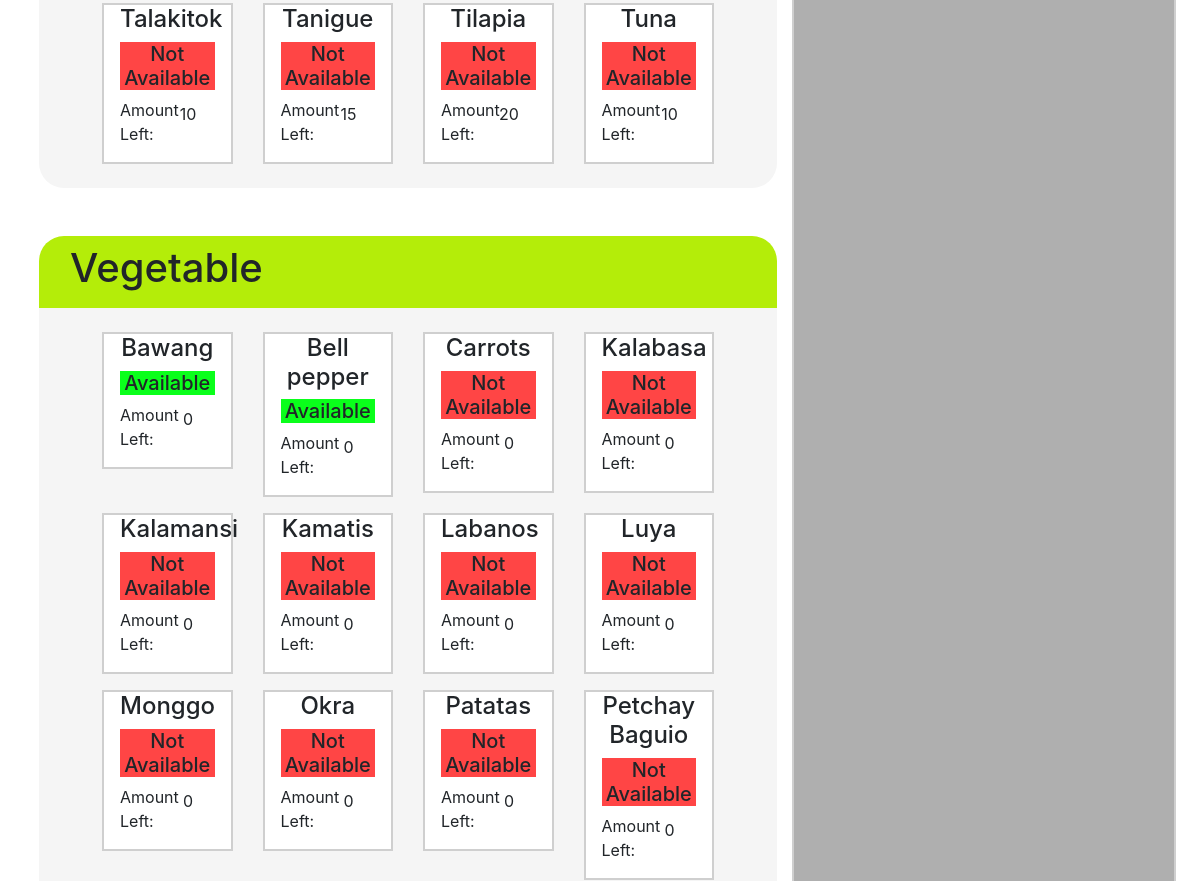
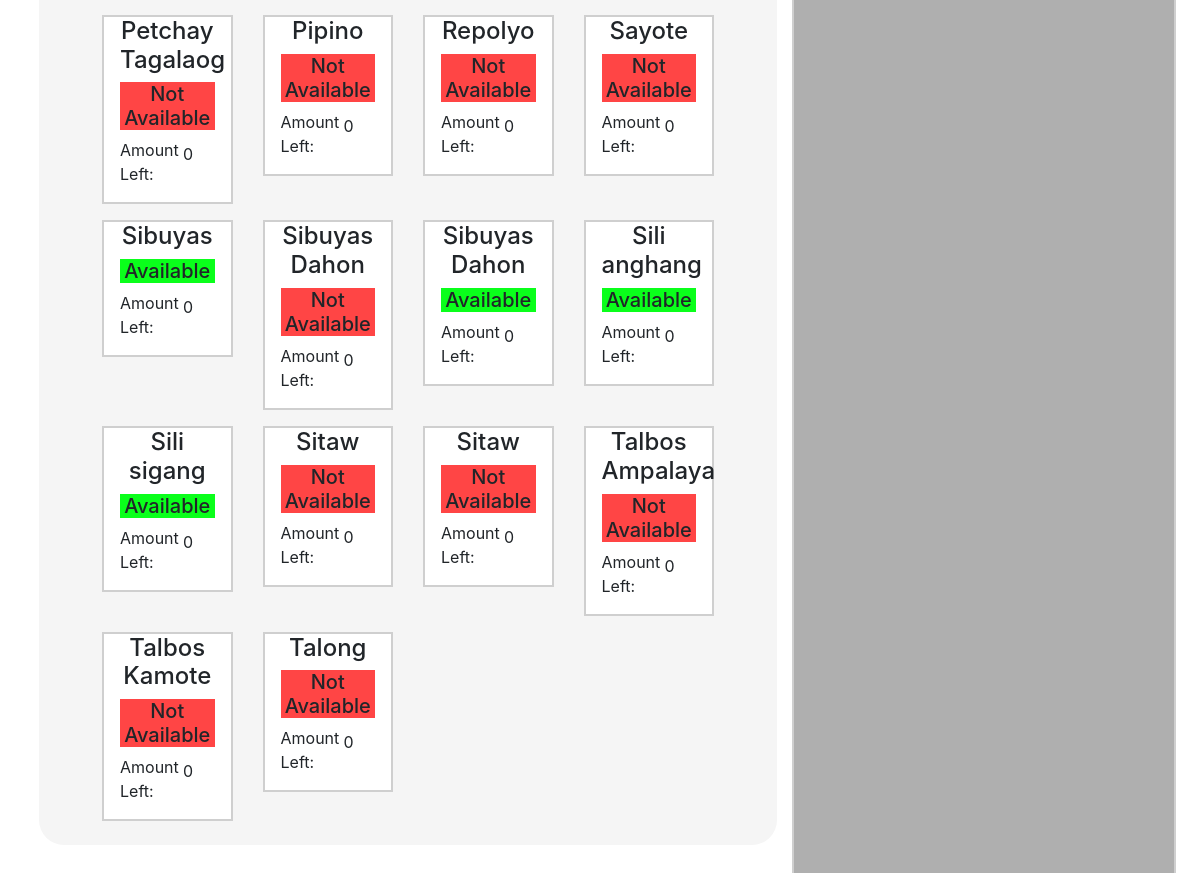
The page /store/ (lower part) on the database as committed earlier (2 pictures, top to bottom).
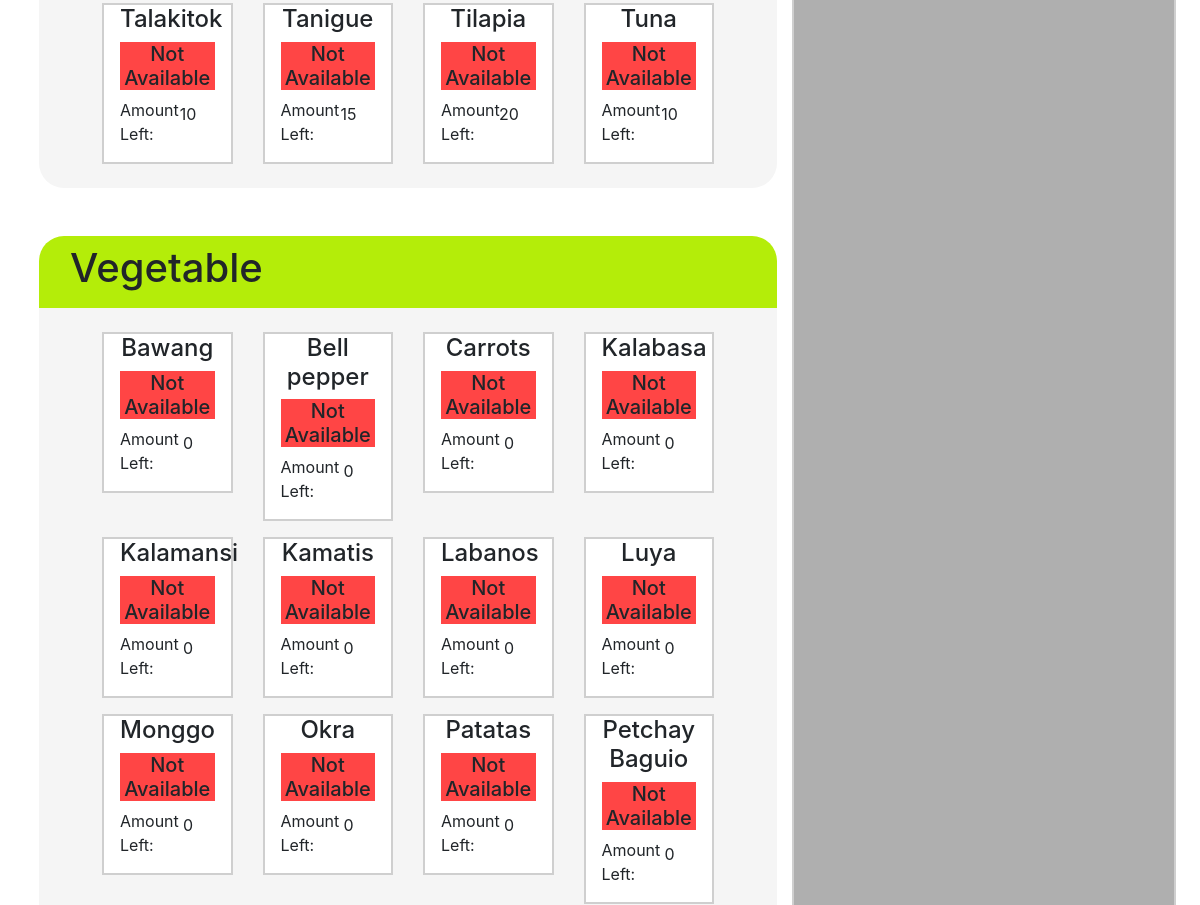
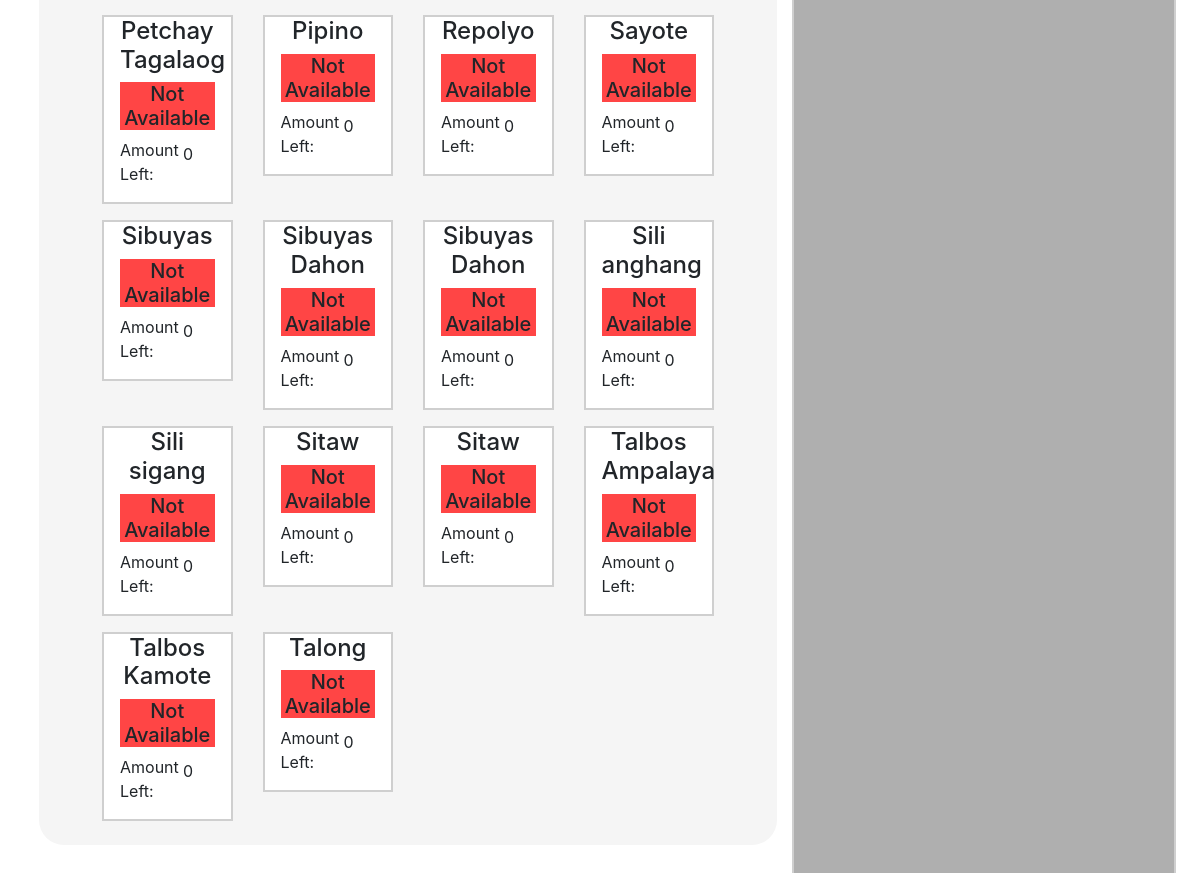
The same page on the database as committed later (2 pictures, top to bottom).
### my_store/models.py (models this page shows, shortened)
class Products(models.Model):
    categories = (
        ('Fruits', 'Fruits'),
        ('Meat', 'Meat'),
        ('Seafood', 'Seafood'),
        ('Vegetable', 'Vegetable'),
    )
    title = models.CharField(max_length=250)
    available = models.BooleanField()
    item_count = models.IntegerField()
    price = models.IntegerField(default=0)
    price_per = models.CharField(max_length=50, default='kg')
    product_category = models.CharField(max_length=100, default='Seafood', choices=categories)
    last_Updated = models.DateTimeField(auto_now=True)
    class Meta:
        ordering = ['title']

### my_store/views.py (the view)
# urls.py: path('', views.home, name='store-home'),
def store(request):
    context = {
        'title': 'Store',
        'prod': Products.objects.all(),
        'categories': [category[1] for category in Products._meta.get_field('product_category').choices],
        'prod_model': Products,
    }
    return render(request, 'my_store/store.html', context)

### my_store/templatetags/my_store_tags.py (called while the page is built)
@register.filter
def cat_filter(value, argv):
    return value.filter(product_category=argv)

@register.filter
def is_available(value):
    if value:
        return 'Available'
    else:
        return 'Not Available'

### my_store/templates/my_store/store.html (shortened to what this page needs)
{% extends "my_store/base.html" %}
{% load my_store_tags %}
{% block content %}
  <div id="store-body">
    <div class="row mx-lg-2">
      <div class="col-lg-8 col-12">
        <div id="my_products">
          {% for category in categories %}
            <div class="container mb-5" id="{{ category }}-cont">
              <div class="row panel-header">
                <div class="col-12">
                  <h1 class="py-2 px-3">{{ category }}</h1>
                </div>
              </div>
              <div class="row panel-body py-3 px-5">
                <div class="container-fluid">
                  {% for item in prod|cat_filter:category %}
                    {% if forloop.counter0|divisibleby:4 %} <div class="row"> {% endif %}
                      <div class="my-2 col-sm-12 col-md-3 text-center">
                        <div class="item-viewer px-3">
                          <h3 class="item-title">{{ item.title }}</h3>
                          {% if item.available %}
                            <h5 class="item-is-avail">{{ item.available|is_available }}</h5>
                            {% else %}
                            <h5 class="item-not-avail">{{ item.available|is_available }}</h5>
                            {% endif %}
                          <div class="row" id="amount-left">
                            <div class="col-4 col-md-12 col-lg-4 amnt-md">
                              <p>Amount Left: </p>
                            </div>
                            <div class="col-8 col-md-12 col-lg-8 py-1">
                              <p>{{ item.item_count }}</p>
                            </div>
                          </div>
                        </div>
                      </div>
                    {% if forloop.counter|divisibleby:4 or forloop.last %} </div> {% endif %}
                  {% endfor %}
                </div>
              </div>
            </div>
            {% endfor %}
        </div>
      </div>
      <div class="col-4 news_panel text-center p-0" id='SidePanel'>
      </div>
    </div>
  </div>
{% endblock content %}

### my_store/templates/my_store/base.html (shortened to what this page needs)
{% load static %}
{% load my_store_tags %}
<!DOCTYPE html>
<html lang="en" dir="ltr">
  <head>
    <link rel="stylesheet" href="https://maxcdn.bootstrapcdn.com/bootstrap/4.0.0/css/bootstrap.min.css">
    <link rel="stylesheet" href="https://use.fontawesome.com/releases/v5.7.0/css/all.css">
    <link rel="stylesheet" type="text/css" href="{% static 'css/style.css' %}">
  </head>
  <body>
    <div class="container-fluid viewer-body m-0 px-3 py-5">
      {% block content %}{% endblock %}
    </div>
  </body>
</html>

### my_store/static/css/style.css (style rules this page uses)
html { scroll-behavior: smooth; }
.viewer-body { background-color: #ffffff; }
.news_panel { background-color: #afafaf; border: 2px solid #cfcfcf; }
.item-viewer { background-color: #ffffff; border: 2px solid #cfcfcf; }
.panel-header { background-color: #b4ed09; border-top-right-radius: 25px; border-top-left-radius: 25px; }
.panel-body { background-color: #f5f5f5; border-bottom-right-radius: 25px; border-bottom-left-radius: 25px; }
.item-title { font-size: 150%; }
.item-not-avail { background-color: #ff4545; }
#my_products { padding-top: 1.5rem; margin-top: 1.5rem; border-top: 3px solid #d6d6d6; }
.amnt-md { font-size: 1rem; }

Rows that differ between the two databases and show on the page:
changed Products "Bawang": available True → False (drawn)
changed Products "Bell pepper": available True → False (drawn)
changed Products "Sibuyas": available True → False (drawn)
changed Products (number 23 of 30 on the later page): available True → False (drawn)
changed Products "Sili anghang": available True → False (drawn)
changed Products "Sili sigang": available True → False (drawn)
Other text that changed with them:
list line gone: "Available"
new list line: "Not Available"
